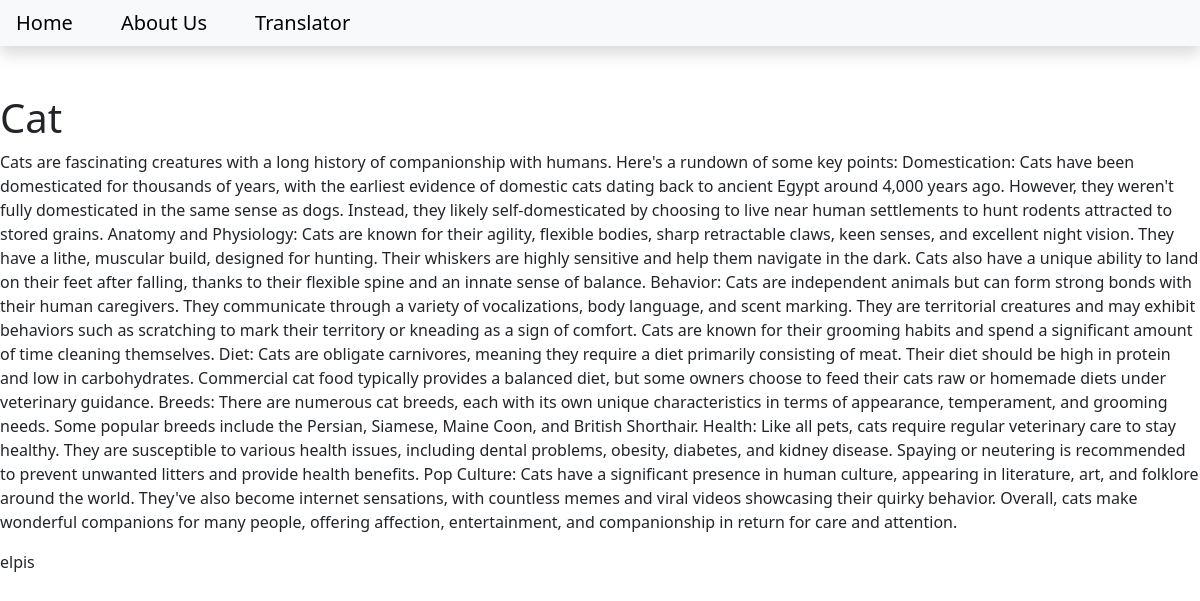
Page /cats on the committed database.
### blog/models.py (models this page shows, shortened)
class Post(models.Model):
    title = models.CharField(max_length = 200)
    content = models.TextField()
    date_created = models.DateTimeField(auto_now_add=True)
    slug = models.SlugField(max_length=200, unique=True)
    author = models.ForeignKey(to=User, on_delete=models.CASCADE)
    status = models.IntegerField(choices=STATUS, default=0)

### blog/views.py (the view)
# urls.py: path('<slug:slug>', views.BlogView.as_view(), name='blog_view'),
class BlogView(generic.DetailView):
    model = Post
    template_name = 'blog.html'

### templates/blog.html
{% extends 'base.html' %}
{% block content %}
    <h1>{{object.title}}</h1>
    <p>{{object.content}}</p>
    <p>{{object.author}}</p>
{% endblock content %}

### rows in the picture
Post: title "Cat", content "Cats are fascinating creatures with a long history of companionship with humans. Here's a rundown of some key points: Domestication: Cats have been domesticated for thousands of years, with the earliest evidence of domestic cats dating back to ancient Egypt around 4,000 years ago. However, they weren't fully domesticated in the same sense as dogs. Instead, they likely self-domesticated by choosing to live near human settlements to hunt rodents attracted to stored grains. Anatomy and Physiology: Cats are known for their agility, flexible bodies, sharp retractable claws, keen senses, and excellent night vision. They have a lithe, muscular build, designed for hunting. Their whiskers are highly…", author "elpis"
